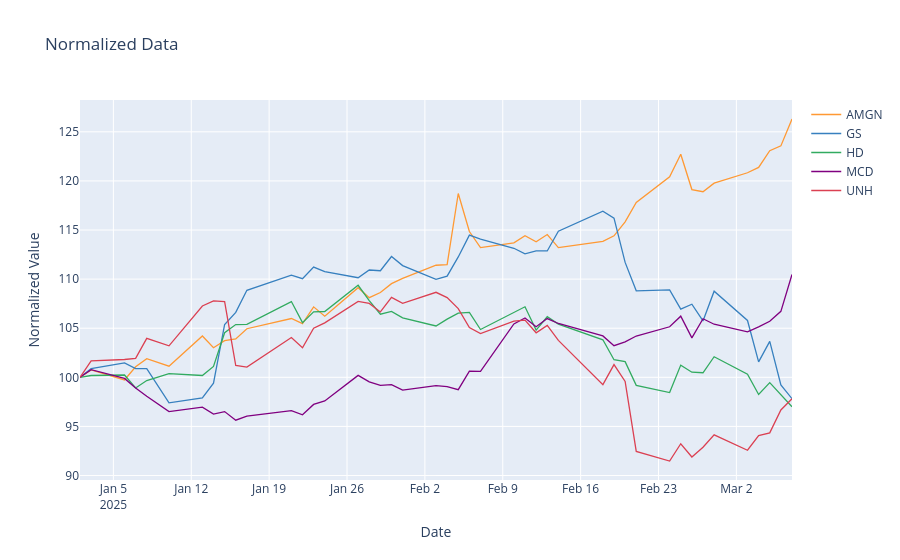

The notebook cell this image was saved under:
### Markdown cell above
## Normalized Plot

### Code cell
df4.normalize().iplot(
    layout=dict(
        title='Normalized Data',
        xaxis=dict(title=dict(text='Date')),
        yaxis=dict(title=dict(text='Normalized Value'))
    )
)
